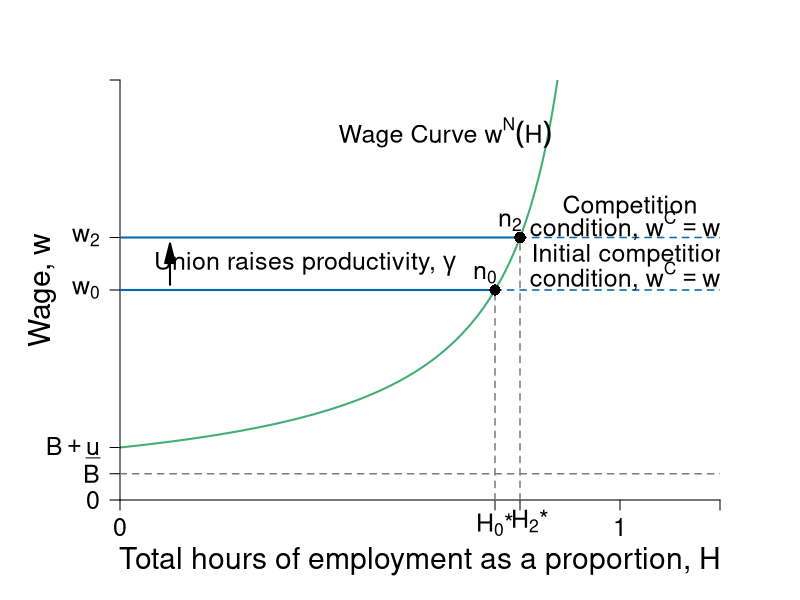

Write the R code that produced this figure.
require(shape)
require(plotrix)
pdf(file = "employment/employment_unions.pdf", width = 9, height = 7)

#Set parameters for graphics
pointsize <- 1.8
axislabelsize <- 1.8
labelsize <- 1.5
namesize <- 1.8
annotatesize <- 1.5
graphlinewidth <- 2
segmentlinewidth <- 1.5

COL <- c("#7fc97f", "#beaed4", "#fdc086", "#ffff99", "#386cb0", "#f0027f", "#bf5b17", "#666666")
COLA <- c("#e0f3db", "#99d8c9","#66c2a4","#41ae76", "#238b45", "#005824")
COLB <- c("#c6dbef", "#4eb3d3", "#2b8cbe", "#0868ac","#084081")
COLC <- c("#fcfbfd", "#efedf5", "#dadaeb", "#bcbddc", "#9e9ac8", "#807dba", "#6a51a3", "#54278f", "#3f007d")
grays <- gray.colors(25, start = 1, end = 0, alpha = 1)

WageFn <- function(H, delta = 5) {
  delta /(1 - H)
}

#COL <- c("#1B9E77", "#D95F02", "#7570B3", "#E7298A", "#66A61E", "#E6AB02", "#A6761D", "#666666")
COL <- c("#7fc97f", "#beaed4", "#fdc086", "#ffff99")
par(mar =  c(5, 6, 4, 4))
xlims <- c(0, 1.2)
ylims <- c(0, 40)


plot(0, 0, xlim = xlims, ylim = ylims, type = "n",
     xlab = expression(paste("Total hours of employment as a proportion, ", H)),
     ylab = expression(paste("Wage, ", w)),
     xaxt = "n", 
     yaxt = "n",
     cex.lab = axislabelsize, 
     bty = "n", 
     xaxs = "i", 
     yaxs = "i")

npts <- 500 
npts2 <- 501
#Specify the sequences of points for graphing. 
xx1 <- seq(xlims[1], 0.9, length.out = npts)
xx2 <- seq(xlims[1], xlims[2], length.out = npts)
xx3 <- seq(xlims[1], xlims[2], length.out = npts2)
xx4 <- seq(xlims[1], 25, length.out = npts2)

#Draw the lines for the graphs
lines(xx1, WageFn(xx1), col = COLA[4], lwd = graphlinewidth)
#lines(xx2, solowCondition(xx2, delta = 5), col = COL[3], lwd = 4)
#lines(xx2, solowInfeas(xx2, delta = 5), col = COL[1], lwd = 4, lty = 2)

#Customize ticks and labels for the plot
ticksy <- c(0, 2.5, 5, 20, 25,  40)
ylabels <- c(0, expression(paste(B)), expression(paste(B+underline(u))), expression(paste(w[0])), expression(paste(w[2])), NA)
ticksx <- c(0, 0.75, 0.8, 1, xlims[2])
#xlabels <- c(0, expression(paste(H[0],"*")), expression(paste(H[2],"*")), 1.0, NA)
xlabels <- c(0, expression(paste(H[0],"*")), NA, 1.0, NA)
axis(1, at = ticksx, pos = 0, labels = xlabels, cex.axis = labelsize)
axis(2, at = ticksy, pos = 0, labels = ylabels, las = 1, cex.axis = labelsize)

#x-axis tick label 
text(0.82, -2, expression(paste(H[2],"*")), cex = labelsize,xpd = TRUE)

#Annotation of the  graphs
text(0.65, 35, expression(paste("Wage Curve ", w^N*(H))), cex = labelsize)

#segments(1, 0, 1, 42, lty = 2, lwd = 3, col = "darkgray")
segments(0.75, 0, 0.75, 20, lty = 2, lwd = segmentlinewidth, col = grays[20], xpd = TRUE)

#Arrows(0.85, 15, 0.85, 24, col = "black", lty = 1, lwd = 2, arr.type = "triangle")
#Arrows(0.85, 15, 0.85, 6, col = "black", lty = 1, lwd = 2, arr.type = "triangle")
#text(0.98, 14.5, expression(paste("Employment rent")))
#text(0.98, 12.5, expression(paste("increases with union")))

#Original Zero profit condition 
segments(0, 20, 0.75, 20, lty = 1, lwd = graphlinewidth, col = COLB[4])
segments(0.75, 20, 1.2, 20, lty = 2, lwd = segmentlinewidth, col = COLB[4])

points(0.75, 20, pch = 16, col = "black", cex = 1.5)
text(0.73, 21.5, expression(paste(n[0])), cex = labelsize)


#Union Zero profit condition 
segments(0, 25, 0.8, 25, lty = 1, lwd = graphlinewidth, col = COLB[4])
segments(0.8, 25, 1.2, 25, lty = 2, lwd = segmentlinewidth, col = COLB[4])


Arrows(0.1, 20.5, 0.1, 23.5, col = "black", lty = 1, lwd = 2, arr.type = "triangle")
text(0.37, 22.5, expression(paste("Union raises productivity, ", gamma)), cex = labelsize)

segments(0.8, 0, 0.8, 25, lty = 2, lwd = segmentlinewidth, col = grays[20])
points(0.8, 25, pch = 16, col = "black", cex = 1.5)
text(0.78, 26.5, expression(paste(n[2])), cex = labelsize)
text(1.02, 27.9, expression(paste("Competition")), cex = labelsize)
text(1.02, 26.1, expression(paste("condition, ", w^C == w[2])), cex = labelsize)



#Unemployment benefits & a
#segments(0, 5, 1.2, 5, lty = 2, lwd = 2, col = "darkgray")
segments(0, 2.5, 1.2, 2.5, lty = 2, lwd = segmentlinewidth, col = grays[20])

#Zero profit condition
text(1.02, 23.3, expression(paste("Initial competition")), cex = labelsize)
text(1.02, 21.3, expression(paste("condition, ", w^C == w[0])), cex = labelsize)
#text(0.97, 6, expression(paste(B + a)))
#text(0.97, 3.5, expression(paste(B, " (unemployment benefits)")))
#text(1.08, 36, expression(paste("level of")))
#text(1.08, 34, expression(paste("employment, ", bar(H))))


dev.off()
